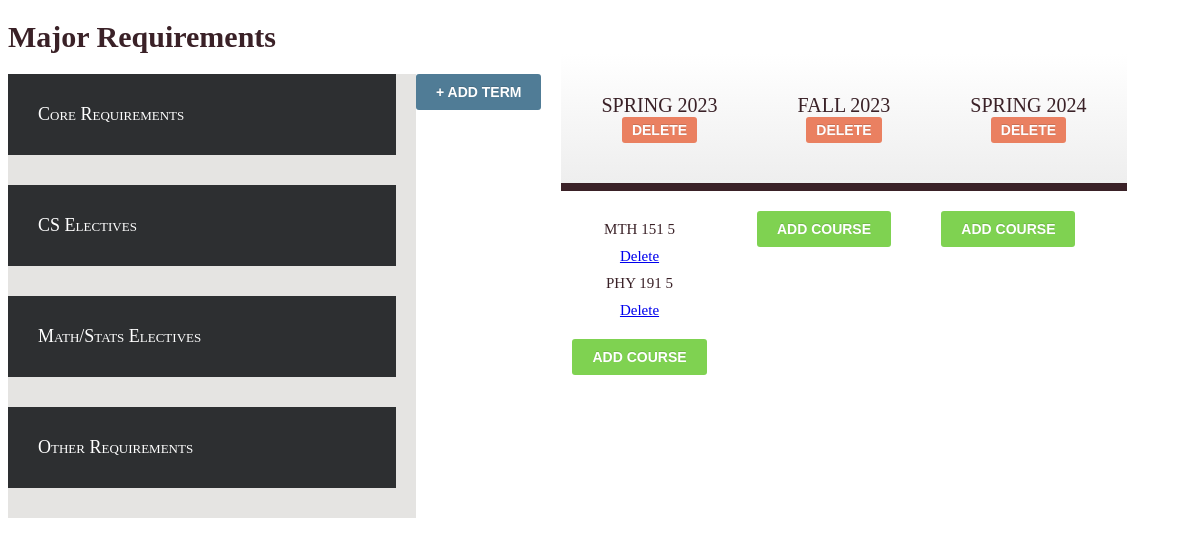
The page / on the database its author committed.
### tables this page shows
CREATE TABLE Terms (
                    id INTEGER PRIMARY KEY AUTOINCREMENT,
                    term VARCHAR(255) NOT NULL,
                    year INTEGER
                    );

CREATE TABLE StudentCourses (
                    id INTEGER PRIMARY KEY AUTOINCREMENT,
                    termId INTEGER,
                    name VARCHAR(255) NOT NULL,
                    hours INTEGER
                    );

### server.py (the view)
@app.route('/')
def index():
    courses = []
    conn = db.connection()
    cursor = conn.cursor()
    course_cores = cs.CSE.core
    course_cs_electives = cs.CSE.cs_elective
    course_others = cs.CSE.other
    course_mthsta_electives = cs.CSE.mthsta_elective
    cursor = cursor.execute("SELECT id, term, year FROM Terms")
    terms = cursor.fetchall()
    cursor = cursor.execute("SELECT termId, name, hours FROM StudentCourses")
    student_courses = cursor.fetchall()
    conn.close()
    return render_template("index.html", course_cores=course_cores,
                                         course_cs_electives=course_cs_electives,
                                         course_mthsta_electives=course_mthsta_electives,
                                         course_others=course_others,
                                         terms=terms,
                                         student_courses=student_courses)

### db.py (called while the page is built)
def connection():
    try:
        conn = sqlite3.connect('planner.db')
    except sqlite3.error as e:
        print(e)
    return conn

### templates/index.html (shortened to what this page needs)
<!DOCTYPE html>
<html lang="en">
<head>
</head>
<body>
    <h1>Major Requirements</h1>
    <div id="flex-container">
        <div id="requirements">
            <div id="cores">
                <label for="touch-cores"><span class="requirement-header">Core Requirements</span></label>
            </div>
            <div id="cs-electives">
                <label for="touch-cs-electives"><span class="requirement-header"> CS Electives </span></label>
            </div>
            <div id="mthsta-electives">
                <label for="touch-mthsta-electives"><span class="requirement-header"> Math/Stats Electives
                    </span></label>
            </div>
            <div id="others">
                <label for="touch-other"><span class="requirement-header"> Other Requirements </span></label>
            </div>
        </div>
        <br>
        <div id="student-course">
            <div id="add-button">
                <a id="add-term">+ Add Term</a>
            </div>
            {% for term in terms %}
            <div id="term">
                <div class="student-header">{{ term[1] }} {{ term[2] }}
                    <br>
                    <a id="delete-term" href="/delete/term/{{ term[0] }}">Delete</a>
                </div>
                <ul>
                    {% for course in student_courses %}
                    {% if term[0] == course[0] %}
                    <li>{{ course[1] }} {{ course[2] }} </li>
                    <a href="/delete/course/{{ course[0] }}">Delete</a>
                    {% endif %}
                    {% endfor %}
                </ul>
                <a id="add-course">Add Course</a>
            </div>
            <br>
            {% endfor %}
        </div>
    </div>
</body>
</html>

### templates/index.html (style rules this page uses)
body { font-family: Cambria, Palatino, "Palatino Linotype", "Palatino LT STD", Georgia, serif; background: url(images/bgnoise_lg.png); font-weight: 400; font-size: 15px; color: #3a2127; overflow-y: scroll; }
#flex-container { display: flex; }
#requirements { display: flex; flex-direction: column; width: 50%; padding-right: 20px; background-color: #E5E4E2; }
.requirement-header { padding: 30px; background: #2d2f31; color: white; font-size: 1.2em; font-variant: small-caps; cursor: pointer; display: block; }
#student-course { display: flex; flex-direction: row; margin: 0 auto; text-align: center; width: 100%; zoom: 1; }
#student-course:before, #student-course:after { content: ""; display: table }
#student-course:after { clear: both }
#term .student-header { position: relative; font-size: 20px; font-weight: normal; text-transform: uppercase; padding: 40px; margin: -20px -20px 20px 20px; border-bottom: 8px solid; background-color: #eee; background-image: -moz-linear-gradient(#fff, #eee); background-image: -webkit-gradient(linear, left top, left bottom, from(#fff), to(#eee)); background-image: -webkit-linear-gradient(#fff, #eee); background-image: -o-linear-gradient(#fff, #eee); background-image: -ms-linear-gradient(#fff, #eee); background-image: linear-gradient(#fff, #eee); }
#term ul { margin: 20px 0; padding: 0; list-style: none; }
#term li { padding: 10px 0; }
#add-term { display: flex; padding: 10px 20px; color: #fff; font: bold 14px Arial, Helvetica; text-transform: uppercase; text-decoration: none; display: inline-block; background-color: #3d6e8b; -moz-border-radius: 3px; -webkit-border-radius: 3px; border-radius: 3px; text-shadow: 0 -1px 0 rgba(0, 0, 0, .15); opacity: .9; }
#delete-term { display: flex; padding: 5px 10px; color: #fff; font: bold 14px Arial, Helvetica; text-transform: uppercase; text-decoration: none; display: inline-block; background-color: #E97451; -moz-border-radius: 3px; -webkit-border-radius: 3px; border-radius: 3px; text-shadow: 0 -1px 0 rgba(0, 0, 0, .15); opacity: .9; }
#term #add-course { position: relative; padding: 10px 20px; color: #fff; font: bold 14px Arial, Helvetica; text-transform: uppercase; text-decoration: none; display: inline-block; background-color: #72ce3f; -moz-border-radius: 3px; -webkit-border-radius: 3px; border-radius: 3px; text-shadow: 0 -1px 0 rgba(0, 0, 0, .15); opacity: .9; }

### rows shown on the page
Terms: term "SPRING", year "2023"
StudentCourses: name "MTH 151", hours "5"
StudentCourses: name "PHY 191", hours "5"
Terms: term "FALL", year "2023"
Terms: term "SPRING", year "2024"
